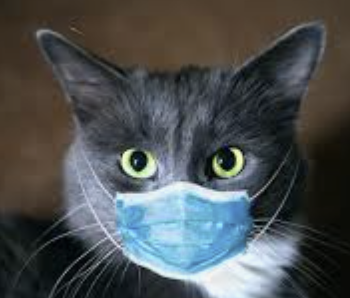
#> input picture Detection/Eye_and_face/Eye_detector_Cat.png, 350 x 298 px, given in place of the camera
$ python Multiple_colours_detector.py
#> lines starting #> are read from the running program, lines starting #| are printed output that depends on the picture; after the words box and inside, x2 and y2 are one past the last pixel; in counts of white or black regions, pixels touching at a corner belong together
""" IMPORTS """

import numpy as np
import cv2


""" FUNCTIONS """

#function to draw contours around detected colors as well as print some text
def draw_contours(mask, color):

    # find contours in the masked image.
    cnts, _ = cv2.findContours(mask.copy(),
                                    cv2.RETR_EXTERNAL, cv2.CHAIN_APPROX_SIMPLE)

    # look for any contours
    if len(cnts) > 0:
        # Sort the contours using area and find the largest one
        cnt = sorted(cnts, key=cv2.contourArea, reverse=True)[0]
        # Get the radius of the enclosing circle around the found contour
        ((x, y), radius) = cv2.minEnclosingCircle(cnt)
        # Draw the circle around the contour
        color_bgr = color["bgr"]
        cv2.circle(frame, (int(x), int(y)), int(radius), color_bgr, 2)
        # Get the moments to calculate the center of the contour
        M = cv2.moments(cnt)
        center_point = (int(M['m10'] / M['m00']), int(M['m01'] / M['m00']))
        center_str = str(center_point)
        cv2.putText(frame, center_str, center_point, cv2.FONT_HERSHEY_SIMPLEX,
                    0.5, (255, 255, 255), 2, cv2.LINE_AA)

        # write a text to frame
        color_name = str(color["name"])
        cv2.putText(frame, color_name, (int(x+50), int(y+50)), cv2.FONT_HERSHEY_SIMPLEX,
                    0.9, color_bgr, 2, cv2.LINE_AA)


""" MAIN """

if __name__ == "__main__":

    # setup webcam feed
    cap = cv2.VideoCapture(0)

    width  = cap.get(3)   # float `width`
    height = cap.get(4)

    # define a kernel for morphological operations
    kernel = np.ones((5, 5), np.uint8)

    # BGR definitions for some colors
    blue = {"name": 'blue', "bgr": [255, 0, 0]}
    red = {"name": 'red', "bgr": [0, 0, 255]}
    green = {"name": 'green', "bgr": [0, 255, 0]}
    yellow = {"name": 'yellow', "bgr": [0, 255, 255]}
    black = {"name": 'black', "bgr": [0, 0, 0]}

    # loop to continuously acquire frames from the webcam
    while True:

        # Get frame of camera ([camera resolution] x [Blue-green-red])
        _, frame = cap.read()
#> frame is the input picture: shape (298, 350, 3); mean B, G, R 81.5, 80.4, 76.3

        # BGR to Hue Saturation Value
        hsv_frame = cv2.cvtColor(frame, cv2.COLOR_BGR2HSV)
#> hsv_frame: shape (298, 350, 3); mean H, S, V 68.5, 72.6, 91.3


        # Blue color
        low_blue = np.array([94, 80, 2])
        high_blue = np.array([126, 255, 255])
        blue_mask = cv2.inRange(hsv_frame, low_blue, high_blue)
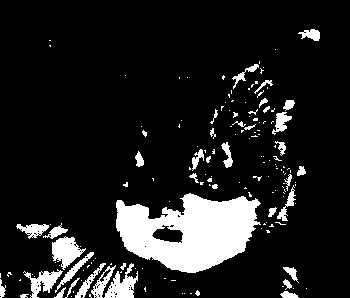
#> blue_mask: shape (298, 350); 12.5% white; 161 white regions (120 under 20 px), largest, box (x1, y1, x2, y2) and area: (116, 193, 261, 273) 7450, (52, 236, 86, 270) 628, (104, 263, 138, 298) 573
        blue_mask = cv2.erode(blue_mask, kernel, iterations=2)
#> blue_mask: shape (298, 350); 4.8% white; 6 white regions (3 under 20 px), largest, box (x1, y1, x2, y2) and area: (120, 199, 251, 269) 4735, (56, 242, 74, 259) 158, (120, 287, 129, 298) 62
        blue_mask = cv2.morphologyEx(blue_mask, cv2.MORPH_OPEN, kernel)
#> blue_mask: shape (298, 350); 4.6% white; 4 white regions, box (x1, y1, x2, y2) and area: (150, 199, 251, 268) 3872, (121, 210, 151, 248) 811, (58, 243, 72, 256) 133, (121, 294, 129, 298) 32
        blue_mask = cv2.dilate(blue_mask, kernel, iterations=1)
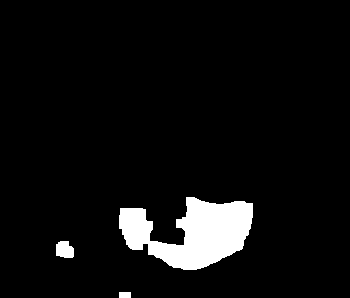
#> blue_mask: shape (298, 350); 5.8% white; 3 white regions
        draw_contours(blue_mask, blue)
#> in draw_contours, `cnts, _ = cv2.findContours(mask.copy(), cv2.RETR_EXTERNAL, cv2.CHAIN_A..`: cnts = 3 contours; box (x1, y1, x2, y2) and area: (119, 197, 253, 270) 5508, (56, 241, 74, 258) 227, (119, 292, 131, 298) 55
#> in draw_contours, `cnt = sorted(cnts, key=cv2.contourArea, reverse=True)[0]`: cnt = contour of 145 points, box (x1, y1, x2, y2) (119, 197, 253, 270), area 5508
#> in draw_contours, `((x, y), radius) = cv2.minEnclosingCircle(cnt)`: x = 185.5; y = 215.5; radius = 67.66
#> in draw_contours, `M = cv2.moments(cnt)`: M = moments, m00 5508.5, centre m10/m00, m01/m00 = (193.1, 232.6)
#> in draw_contours, `center_point = (int(M['m10'] / M['m00']), int(M['m01'] / M['m00']))`: center_point = (193, 232)
#> in draw_contours, `center_str = str(center_point)`: center_str = '(193, 232)'
        # blue = cv2.bitwise_and(frame, frame, mask=blue_mask)


        # Green color
        low_green = np.array([40, 52, 72])
        high_green = np.array([102, 255, 255])
        green_mask = cv2.inRange(hsv_frame, low_green, high_green)
#> green_mask: shape (298, 350); 7% white; 46 white regions (37 under 20 px), largest, box (x1, y1, x2, y2) and area: (116, 189, 251, 276) 6585, (212, 155, 241, 177) 218, (246, 218, 258, 231) 66
        green_mask = cv2.erode(green_mask, kernel, iterations=2)
#> green_mask: shape (298, 350); 2% white; 7 white regions (4 under 20 px), largest, box (x1, y1, x2, y2) and area: (129, 204, 221, 268) 1887, (166, 198, 178, 210) 93, (188, 195, 197, 204) 49
        green_mask = cv2.morphologyEx(green_mask, cv2.MORPH_OPEN, kernel)
#> green_mask: shape (298, 350); 1.8% white; 3 white regions, box (x1, y1, x2, y2) and area: (138, 204, 220, 267) 1724, (167, 199, 177, 208) 78, (188, 197, 194, 203) 35
        green_mask = cv2.dilate(green_mask, kernel, iterations=1)
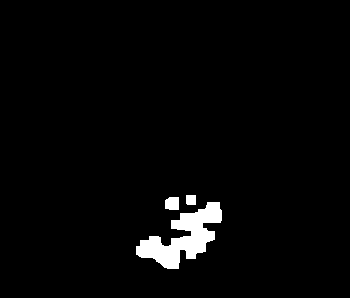
#> green_mask: shape (298, 350); 2.7% white; 3 white regions
        draw_contours(green_mask, green)
#> in draw_contours (call 2), `cnts, _ = cv2.findContours(mask.copy(), cv2.RETR_EXTERNAL, cv2.CHAIN_A..`: cnts = 3 contours; box (x1, y1, x2, y2) and area: (136, 202, 222, 269) 2346, (165, 197, 179, 210) 146, (186, 195, 196, 205) 80
#> in draw_contours (call 2), `cnt = sorted(cnts, key=cv2.contourArea, reverse=True)[0]`: cnt = contour of 99 points, box (x1, y1, x2, y2) (136, 202, 222, 269), area 2346
#> in draw_contours (call 2), `((x, y), radius) = cv2.minEnclosingCircle(cnt)`: x = 177.5; y = 228; radius = 48.97
#> in draw_contours (call 2), `M = cv2.moments(cnt)`: M = moments, m00 2346.5, centre m10/m00, m01/m00 = (182.8, 237.4)
#> in draw_contours (call 2), `center_point = (int(M['m10'] / M['m00']), int(M['m01'] / M['m00']))`: center_point = (182, 237)
#> in draw_contours (call 2), `center_str = str(center_point)`: center_str = '(182, 237)'
#> in draw_contours (call 2), `cv2.putText(frame, color_name, (int(x+50), int(y+50)), cv2.FONT_HERSHE..`:
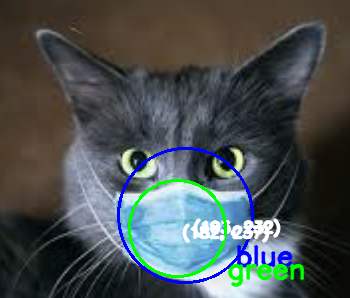
#> frame: shape (298, 350, 3); mean B, G, R 81, 80.7, 73.8
        # green = cv2.bitwise_and(frame, frame, mask=green_mask)


        # Red color
        # detecting Red color requires a bit of a work around. The red color is represented by 0-30 as well as 150-180 values in openCV.
        # We use the range 0-10 and 170-180 to avoid detection of skin as red.
        # High range of 120-255 for saturation is used because our cloth should be of highly saturated red color.
        # The lower range of value is 70 so that we can detect red color in the wrinkles of the cloth as well.
        # combine the two mask to obtaine a final redmask (mask1 = mask1 + mask2)

        # low_red = np.array([161, 155, 84])
        # high_red = np.array([179, 255, 255])
        # Range for lower red
        lower_red = np.array([0, 120, 70])
        upper_red = np.array([10, 255, 255])
        mask1 = cv2.inRange(hsv_frame, lower_red, upper_red)
#> mask1: shape (298, 350); every value is 0
        # Range for upper range
        lower_red = np.array([170, 120, 70])
        upper_red = np.array([180, 255, 255])
        mask2 = cv2.inRange(hsv_frame, lower_red, upper_red)
        # Generating the final mask to detect red color
        red_mask = mask1 + mask2
        red_mask = cv2.erode(red_mask, kernel, iterations=2)
        red_mask = cv2.morphologyEx(red_mask, cv2.MORPH_OPEN, kernel)
        red_mask = cv2.dilate(red_mask, kernel, iterations=1)
        draw_contours(red_mask,red)
        # red = cv2.bitwise_and(frame, frame, mask=red_mask)


        # Yellow color
        low_yellow = np.array([20, 100, 100])
        high_yellow = np.array([30, 255, 255])
        yellow_mask = cv2.inRange(hsv_frame, low_yellow, high_yellow)
        yellow_mask = cv2.erode(yellow_mask, kernel, iterations=2)
        yellow_mask = cv2.morphologyEx(yellow_mask, cv2.MORPH_OPEN, kernel)
        yellow_mask = cv2.dilate(yellow_mask, kernel, iterations=1)
        draw_contours(yellow_mask, yellow)


        # Black color
        low_black = np.array([0, 0, 0])
        high_black = np.array([100, 100, 100])
        black_mask = cv2.inRange(hsv_frame, low_black, high_black)
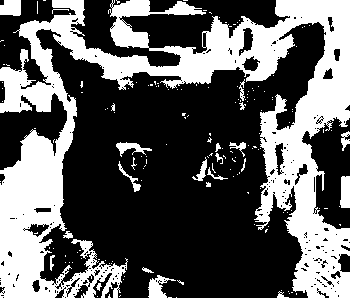
#> black_mask: shape (298, 350); 36.7% white; 166 white regions (142 under 20 px), largest, box (x1, y1, x2, y2) and area: (0, 0, 350, 298) 35898, (148, 275, 176, 298) 312, (0, 0, 21, 16) 302
        black_mask = cv2.erode(black_mask, kernel, iterations=2)
#> black_mask: shape (298, 350); 12.7% white; 47 white regions (21 under 20 px), largest, box (x1, y1, x2, y2) and area: (0, 139, 59, 298) 4651, (280, 0, 350, 164) 3571, (154, 26, 240, 78) 1125
        black_mask = cv2.morphologyEx(black_mask, cv2.MORPH_OPEN, kernel)
#> black_mask: shape (298, 350); 11.5% white; 22 white regions (1 under 20 px), largest, box (x1, y1, x2, y2) and area: (0, 140, 59, 298) 4462, (280, 0, 350, 127) 3143, (183, 28, 231, 78) 989
        black_mask = cv2.dilate(black_mask, kernel, iterations=1)
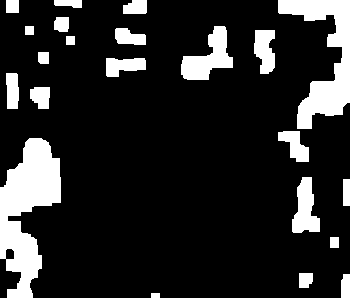
#> black_mask: shape (298, 350); 15.9% white; 22 white regions
        draw_contours(black_mask, black)
#> in draw_contours (call 5), `cnts, _ = cv2.findContours(mask.copy(), cv2.RETR_EXTERNAL, cv2.CHAIN_A..`: cnts = 22 contours; largest, box (x1, y1, x2, y2) and area: (0, 138, 61, 298) 5258, (278, 0, 350, 129) 3604, (181, 26, 233, 80) 1322, (292, 177, 320, 233) 914, (254, 30, 275, 74) 646
#> in draw_contours (call 5), `cnt = sorted(cnts, key=cv2.contourArea, reverse=True)[0]`: cnt = contour of 103 points, box (x1, y1, x2, y2) (0, 138, 61, 298), area 5258
#> in draw_contours (call 5), `((x, y), radius) = cv2.minEnclosingCircle(cnt)`: x = 24; y = 217.5; radius = 81.3
#> in draw_contours (call 5), `M = cv2.moments(cnt)`: M = moments, m00 5258.5, centre m10/m00, m01/m00 = (26.67, 209.6)
#> in draw_contours (call 5), `center_point = (int(M['m10'] / M['m00']), int(M['m01'] / M['m00']))`: center_point = (26, 209)
#> in draw_contours (call 5), `center_str = str(center_point)`: center_str = '(26, 209)'
#> in draw_contours (call 5), `cv2.putText(frame, color_name, (int(x+50), int(y+50)), cv2.FONT_HERSHE..`:
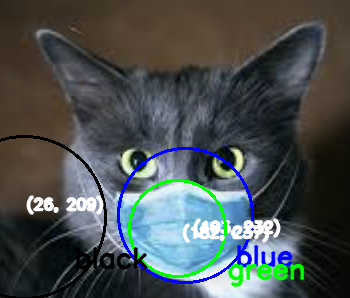
#> frame: shape (298, 350, 3); mean B, G, R 80.7, 80.4, 73.7


        # Show frame
        cv2.imshow("Frame", frame)

        # to quit
        if cv2.waitKey(1) & 0xFF == 27:
#> (key Esc is pressed here)
            break


    # When everything done, release the capture
    cap.release()
    cv2.destroyAllWindows()
